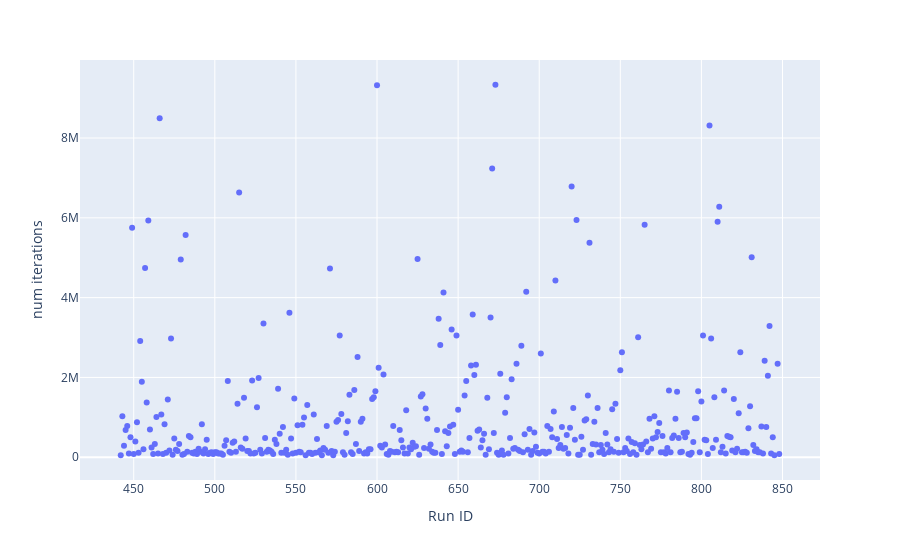

Notebook source saved alongside this figure:
### Code cell
import plotly.express as px

fig = px.scatter(df, x='Run ID', y='num iterations')
fig.show()

### Figure 1 — Plotly figure (JSON) as saved in the notebook; plotly's stock layout.template omitted (floating-point values rounded to 4 significant figures; data arrays with more than 128 entries replaced by an {"elided": "..."} marker saying what was removed)
{"data": [{"hovertemplate": "Run ID=%{x}<br>num iterations=%{y}<extra></extra>", "legendgroup": "", "marker": {"color": "#636efa", "symbol": "circle"}, "mode": "markers", "name": "", "orientation": "v", "showlegend": false, "type": "scatter", "x": {"elided": "406 int values"}, "xaxis": "x", "y": {"elided": "406 int values"}, "yaxis": "y"}], "layout": {"legend": {"tracegroupgap": 0}, "margin": {"t": 60}, "xaxis": {"anchor": "y", "domain": [0, 1], "title": {"text": "Run ID"}}, "yaxis": {"anchor": "x", "domain": [0, 1], "title": {"text": "num iterations"}}}}
